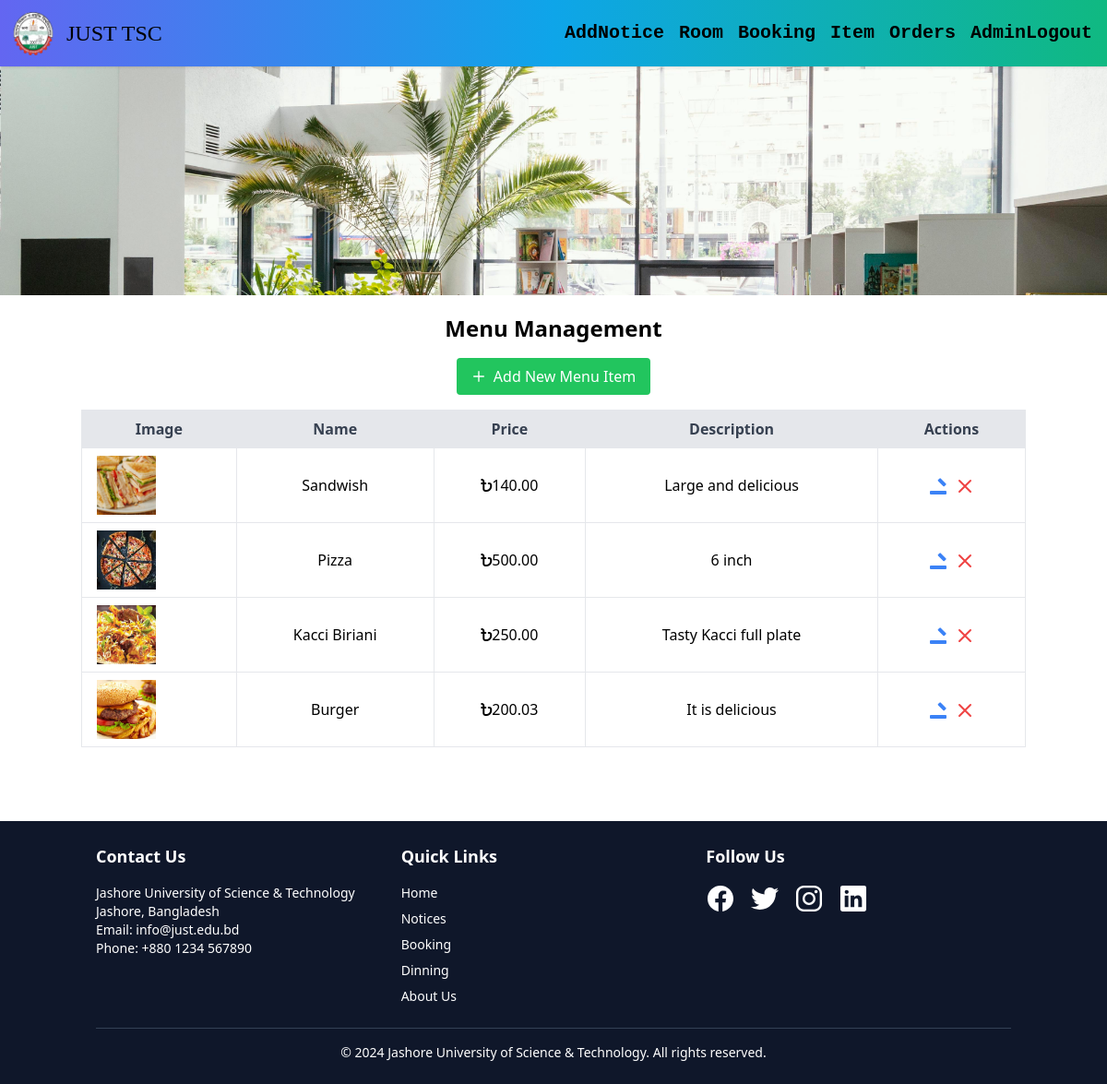
The app's page /adminItem/ (signed in) with its own data.
### TSC/models.py (models this page shows, shortened)
class MenuItem(models.Model):
    name = models.CharField(max_length=200)
    price = models.DecimalField(max_digits=5, decimal_places=2)
    image = models.ImageField(upload_to='img/')
    description=models.CharField(max_length=40)

### TSC/views.py (the view)
# urls.py: path('adminItem/',views.AdminItem,name="adminItem"),
@user_passes_test(is_admin, login_url='/')
def AdminItem(request):
    menu_items = MenuItem.objects.all().order_by('-id')
    return render(request,'adminItem.html',{'menu_items':menu_items})

### TSC/views.py (called while the page is built)
def is_admin(user):
    return user.is_authenticated and user.is_staff

### templates/adminItem.html (shortened to what this page needs)
{% extends "Room_navbar.html" %}
{% block first %}
<div class="container mx-auto mt-5 mb-20 text-center">
    <h1 class="text-2xl font-bold mb-4">Menu Management</h1>
    <div class="mb-4">
        <a href="{% url 'addItem' %}" class="inline-flex items-center bg-green-500 text-white px-4 py-2 rounded hover:bg-green-600">
            <svg class="w-4 h-4 mr-2" fill="none" stroke="currentColor" viewBox="0 0 24 24" xmlns="http://www.w3.org/2000/svg">
                <path stroke-linecap="round" stroke-linejoin="round" stroke-width="2" d="M12 4v16m8-8H4"></path>
            </svg>
            Add New Menu Item
        </a>
    </div>
    <table class="min-w-full bg-white border border-gray-300 mx-auto">
        <thead>
            <tr class="bg-gray-200 text-gray-700">
                <th class="py-2 px-4 border">Image</th>
                <th class="py-2 px-4 border">Name</th>
                <th class="py-2 px-4 border">Price</th>
                <th class="py-2 px-4 border">Description</th>
                <th class="py-2 px-4 border">Actions</th>
            </tr>
        </thead>
        <tbody>
            {% for item in menu_items %}
            <tr class="hover:bg-gray-100">
                <td class="py-2 px-4 border">
                    {% if item.image %}
                        <img src="{{ item.image.url }}" alt="{{ item.name }}" class="w-16 h-16 object-cover">
                    {% else %}
                        <span>No Image</span>
                    {% endif %}
                </td>
                <td class="py-2 px-4 border">{{ item.name }}</td>
                <td class="py-2 px-4 border"><i class="fa-solid fa-bangladeshi-taka-sign"></i>{{ item.price }}</td>
                <td class="py-2 px-4 border">{{ item.description }}</td>
                <td class="py-2 px-4 border">
                    <a href="{% url 'update_item' item.id %}" class="text-blue-500 hover:text-blue-700">
                        <svg class="w-6 h-6 inline" fill="none" stroke="currentColor" viewBox="0 0 24 24" xmlns="http://www.w3.org/2000/svg"><path stroke-linecap="round" stroke-linejoin="round" stroke-width="2" d="M14.121 4.379l5.5 5.5-1.414 1.415-5.5-5.5 1.414-1.415zM4 20h16v-2H4v2z"></path></svg>
                    </a>
                    <form action="{% url 'delete_item' item.id %}" method="POST" style="display: inline;" onsubmit="return confirmDelete();">
                        <button type="submit" class="text-red-500 hover:text-red-700">
                            <svg class="w-6 h-6 inline" fill="none" stroke="currentColor" viewBox="0 0 24 24" xmlns="http://www.w3.org/2000/svg"><path stroke-linecap="round" stroke-linejoin="round" stroke-width="2" d="M6 18L18 6M6 6l12 12"></path></svg>
                        </button>
                    </form>
                </td>
            </tr>
            {% endfor %}
        </tbody>
    </table>
</div>
{% endblock %}

### templates/navbar.html (style rules this page uses)
html, body { height: 100%; margin: 0; }

### records on screen
MenuItem: image (picture), name "Sandwish", price "140.00", description "Large and delicious"
MenuItem: image (picture), name "Pizza", price "500.00", description "6 inch"
MenuItem: image (picture), name "Kacci Biriani", price "250.00", description "Tasty Kacci full plate"
MenuItem: image (picture), name "Burger", price "200.03", description "It is delicious"
